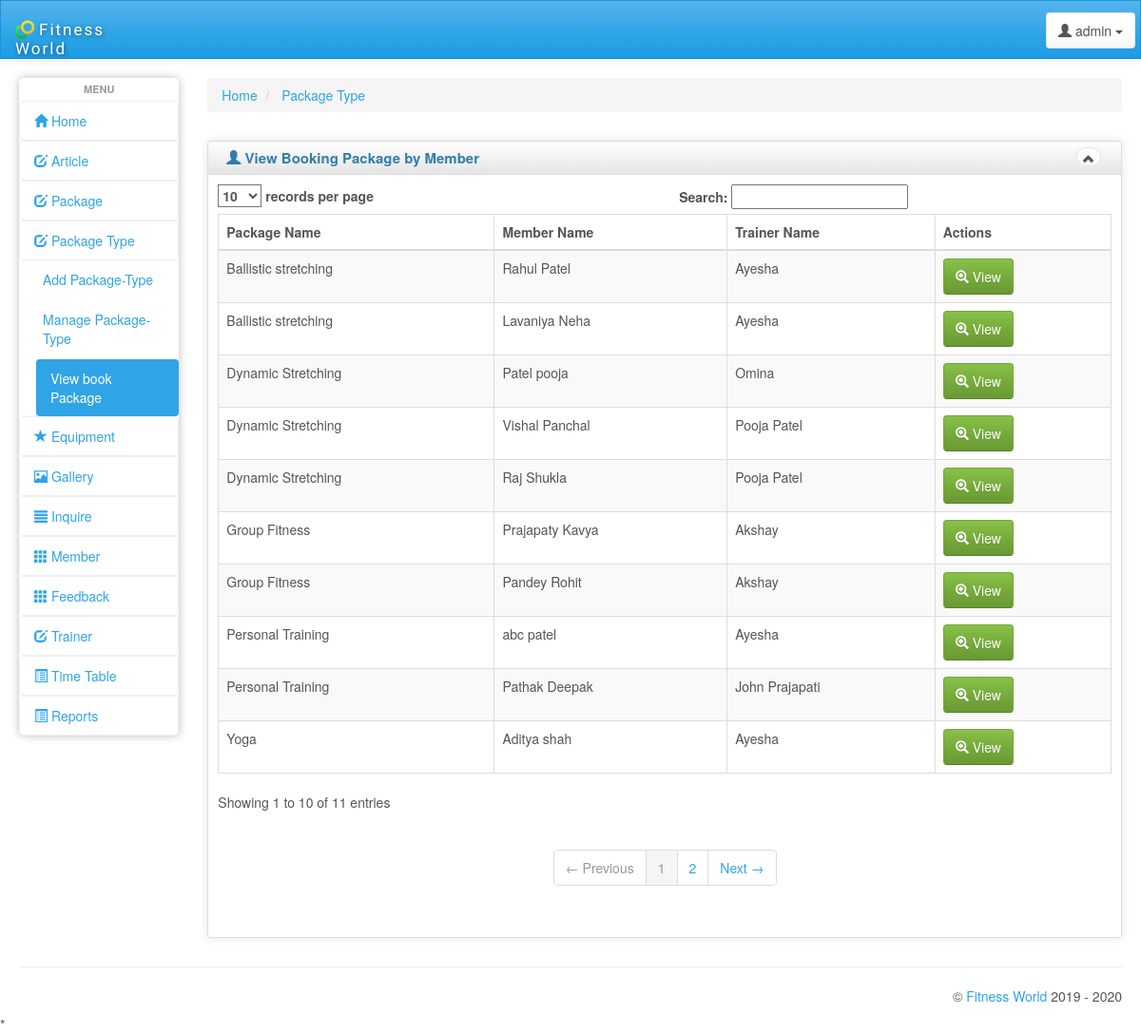
The app's page /admin/view_book_package.php with its own data.
### tables this page shows
CREATE TABLE IF NOT EXISTS `package_type` (
  `ID` int(5) NOT NULL AUTO_INCREMENT,
  `class` int(30) NOT NULL,
  `class_type` varchar(30) NOT NULL,
  `Details` varchar(1500) NOT NULL,
  `time_duration` varchar(50) NOT NULL,
  `fees` bigint(10) NOT NULL,
  PRIMARY KEY (`ID`)
);

CREATE TABLE IF NOT EXISTS `member` (
  `ID` int(5) NOT NULL AUTO_INCREMENT,
  `join_date` varchar(12) NOT NULL,
  `username` varchar(50) NOT NULL,
  `password` varchar(10) NOT NULL,
  `first_name` varchar(50) NOT NULL,
  `middle_name` varchar(50) NOT NULL,
  `age` int(5) NOT NULL,
  `contact_no` bigint(11) NOT NULL,
  `address` varchar(500) NOT NULL,
  `gender` varchar(6) NOT NULL,
  `image` varchar(1000) NOT NULL,
  PRIMARY KEY (`ID`)
);

CREATE TABLE IF NOT EXISTS `trainer` (
  `ID` int(5) NOT NULL AUTO_INCREMENT,
  `name` varchar(30) NOT NULL,
  `address` varchar(500) NOT NULL,
  `gender` varchar(5) NOT NULL,
  `dob` varchar(10) NOT NULL,
  `age` int(5) NOT NULL,
  `email` varchar(50) NOT NULL,
  `contact` bigint(11) NOT NULL,
  `doj` varchar(10) NOT NULL,
  `degree` varchar(100) NOT NULL,
  `class_ID` int(5) NOT NULL,
  `class_type_ID` int(5) NOT NULL,
  `image` varchar(500) NOT NULL,
  PRIMARY KEY (`ID`)
);

### admin/view_book_package.php (the view, shortened to what this page needs)
<!DOCTYPE html>
<html lang="en">
<head>
    <link id="bs-css" href="css/bootstrap-cerulean.min.css" rel="stylesheet">
    <link href="css/charisma-app.css" rel="stylesheet">
    <link href='bower_components/fullcalendar/dist/fullcalendar.css' rel='stylesheet'>
    <link href='bower_components/fullcalendar/dist/fullcalendar.print.css' rel='stylesheet' media='print'>
    <link href='bower_components/chosen/chosen.min.css' rel='stylesheet'>
    <link href='bower_components/colorbox/example3/colorbox.css' rel='stylesheet'>
    <link href='bower_components/responsive-tables/responsive-tables.css' rel='stylesheet'>
    <link href='bower_components/bootstrap-tour/build/css/bootstrap-tour.min.css' rel='stylesheet'>
    <link href='css/jquery.noty.css' rel='stylesheet'>
    <link href='css/noty_theme_default.css' rel='stylesheet'>
    <link href='css/elfinder.min.css' rel='stylesheet'>
    <link href='css/elfinder.theme.css' rel='stylesheet'>
    <link href='css/jquery.iphone.toggle.css' rel='stylesheet'>
    <link href='css/uploadify.css' rel='stylesheet'>
    <link href='css/animate.min.css' rel='stylesheet'>
</head>
<body>
   <?php include"header.php";?>
        <div id="content" class="col-lg-10 col-sm-10">
                <div>
        <ul class="breadcrumb">
            <li>
                <a href="#">Home</a>
            </li>
            <li>
                <a href="#">Package Type</a>
            </li>
        </ul>
    </div>
    <div class="row">
    <div class="box col-md-12">
    <div class="box-inner">
    <div class="box-header well" data-original-title="">
        <h2><i class="glyphicon glyphicon-user"></i> View Booking Package by Member</h2>
        <div class="box-icon">
            <a href="#" class="btn btn-minimize btn-round btn-default"><i
                    class="glyphicon glyphicon-chevron-up"></i></a>
        </div>
    </div>
    <div class="box-content">
    <table class="table table-striped table-bordered bootstrap-datatable datatable responsive">
    <thead>
    <tr>
        <th>Package Name</th>
        <th>Member Name</th>
        <th>Trainer Name</th>
        <th>Actions</th>
    </tr>
    </thead>
    <tbody>
	 <?php
				$q1="select * from book_package_type";
				$run1=mysql_query($q1);
				while($row2=mysql_fetch_assoc($run1))
				{
					$mid=$row2['member_id'];
					$cid=$row2['class_type_id'];
					$tid=$row2['trainer_id'];
$q="SELECT c.ID,c.class_type,c.time_duration,c.fees,t.name,t.image,t.ID,m.ID,m.username,m.first_name,m.middle_name FROM package_type c,trainer t,member m where m.ID=$mid and c.ID=$cid and t.ID=$tid";
					$run=mysql_query($q);
					while($row1=mysql_fetch_assoc($run))
					{
						$package_type=$row1['class_type'];
						$trainer_name=$row1['name'];
						$first_name=$row1['first_name'];
						$middle_name=$row1['middle_name'];
		?>
    <tr>
        <td><?php echo $package_type;?></td>
        <td class="center"><?php echo $first_name." ".$middle_name;?></td>
        <td class="center"><?php echo $trainer_name;?></td>
		<?php echo '
        <td class="center">
            <a class="btn btn-success" href="view_package.php?cid='.$cid.'&mid='.$mid.'&tid='.$tid.'">
                <i class="glyphicon glyphicon-zoom-in icon-white"></i> View</a>
        </td>
    </tr>'?>
							<?php }}?>
    </tbody>
    </table>
    </div>
    </div>
    </div>
    </div>
    </div>
</div>
    <hr>
  <?php include"footer.php"; ?>
</div>
</body>
</html>

### admin/css/charisma-app.css (style rules this page uses)
.box { margin-top: 10px; margin-bottom: 10px; }
.box-inner { border: 1px solid #DEDEDE; border-radius: 3px; -webkit-border-radius: 3px; -moz-border-radius: 3px; box-shadow: 0 0 10px rgba(189, 189, 189, 0.4); -webkit-box-shadow: 0 0 10px rgba(189, 189, 189, 0.4); -moz-box-shadow: 0 0 10px rgba(189, 189, 189, 0.4); }
.box-header { border: none; padding-top: 5px; border-bottom: 1px solid #DEDEDE; border-radius: 3px 3px 0 0; -webkit-border-radius: 3px 3px 0 0; -moz-border-radius: 3px 3px 0 0; height: 35px; min-height: 35px !important; margin-bottom: 0; font-weight: bold; font-size: 16px; background: -moz-linear-gradient(top, rgba(255, 255, 255, 0) 0%, rgba(0, 0, 0, 0.1) 100%); background: -webkit-gradient(linear, left top, left bottom, color-stop(0%, rgba(255, 255, 255, 0)), color-stop(100%, rgba(0, 0, 0, 0.1))); background: -webkit-linear-gradient(top, rgba(255, 255, 255, 0) 0%, rgba(0, 0, 0, 0.1) 100%); background: -o-linear-gradient(top, rgba(255, 255, 255, 0) 0%, rgba(0, 0, 0, 0.1) 100%); background: -ms-linear-gradient(top, rgba(255, 255, 255, 0) 0%, rgba(0, 0, 0, 0.1) 100%); background: linear-gradient(to bottom, rgba(255, 255, 255, 0) 0%, rgba(0, 0, 0, 0.1) 100%); filter: progid:DXImageTransform.Microsoft.gradient(startColorstr='#00ffffff', endColorstr='#1a000000', GradientType=0); }
.box-header h2 { font-size: 15px; width: auto; clear: none; float: left; line-height: 25px; white-space: nowrap; font-weight: bold; margin-top: 0; margin-bottom: 0; }
.box-header h2 > i { margin-top: 1px; }
.box-icon { float: right; }
.box-icon a { clear: none; float: left; margin: 0 2px; height: 20px; width: 5px; margin-top: 1px; }
.box-icon a i { margin-left: -6px; top: -1px; }
.box-content { padding: 10px; }
.btn-round { border-radius: 40px; -webkit-border-radius: 40px; -moz-border-radius: 40px; font-size: 12px; padding-top: 4px; }
@media only screen and (min-width: 980px) { a, button, input[type=submit], input[type=button], .product-img { -webkit-transition: .5s; -moz-transition: .5s; -ms-transition: .5s; -o-transition: .5s; transition: .5s; } }

### admin/bower_components/responsive-tables/responsive-tables.css (style rules this page uses)
table th { font-weight: bold; }
table td, table th { padding: 9px 10px; text-align: left; }

### records on screen
package_type: class_type "Ballistic stretching", member.first_name "Rahul", member.middle_name "Patel", trainer.name "Ayesha", member.first_name "Lavaniya", member.middle_name "Neha"
package_type: class_type "Dynamic Stretching", member.first_name "Patel", member.middle_name "pooja", trainer.name "Omina", member.first_name "Vishal", member.middle_name "Panchal", trainer.name "Pooja Patel", member.first_name "Raj", member.middle_name "Shukla"
package_type: class_type "Personal Training", member.first_name "abc", member.middle_name "patel", trainer.name "Ayesha", member.first_name "Pathak", member.middle_name "Deepak", trainer.name "John Prajapati"
package_type: class_type "Yoga", member.first_name "Aditya", member.middle_name "shah", trainer.name "Ayesha"
package_type: class_type "Group Fitness", member.first_name "Prajapaty", member.middle_name "Kavya", trainer.name "Akshay", member.first_name "Pandey", member.middle_name "Rohit"
